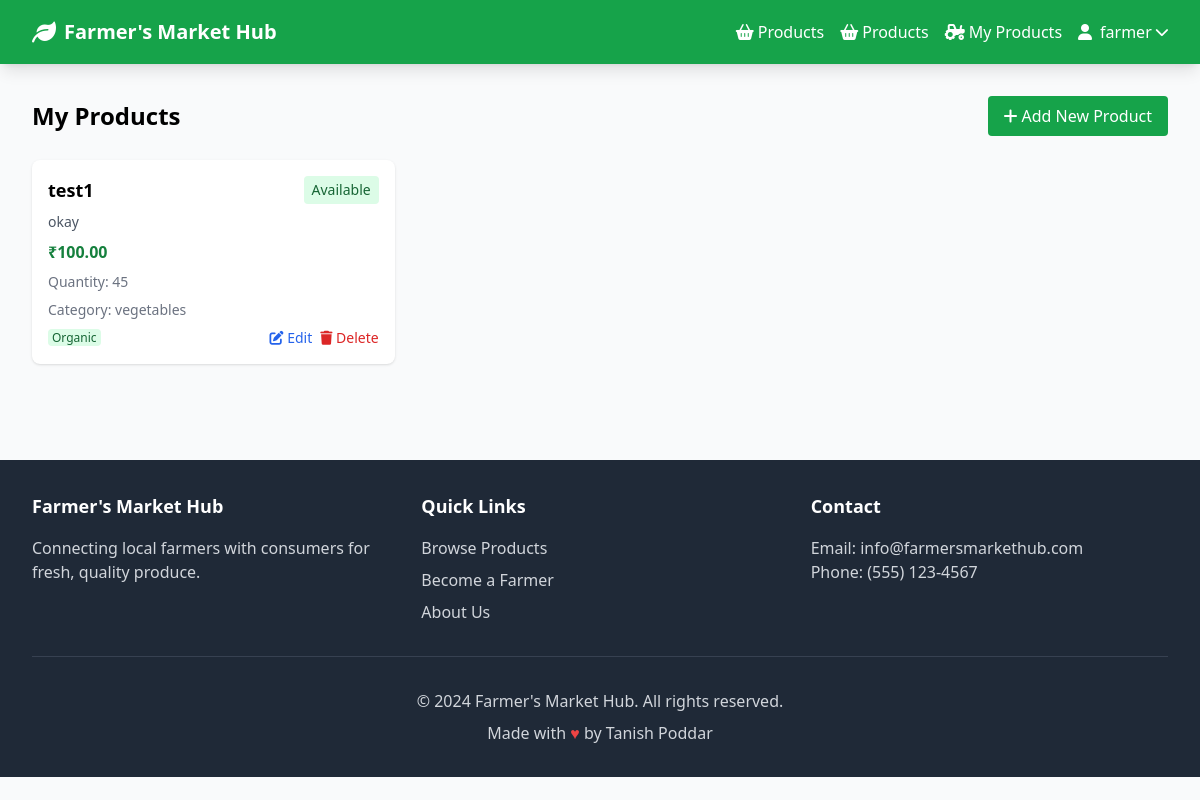
Screenshot of /farmer/products (signed in) with the database file from the repository.
### app/models.py (models this page shows, shortened)
class User(UserMixin, db.Model):
    id = db.Column(db.Integer, primary_key=True)
    username = db.Column(db.String(80), unique=True, nullable=False)
    email = db.Column(db.String(120), unique=True, nullable=False)
    password_hash = db.Column(db.String(128))
    role = db.Column(db.Enum(UserRole), default=UserRole.BUYER)
    is_approved = db.Column(db.Boolean, default=False)
    is_blocked = db.Column(db.Boolean, default=False)
    location = db.Column(db.String(200))
    phone = db.Column(db.String(20))
    created_at = db.Column(db.DateTime, default=datetime.utcnow)
    products = db.relationship('Product', backref='farmer', lazy=True)
    orders_as_buyer = db.relationship('Order', foreign_keys='Order.buyer_id', backref='buyer', lazy=True)
    orders_as_farmer = db.relationship('Order', foreign_keys='Order.farmer_id', backref='farmer', lazy=True)
    def is_farmer(self):
        return self.role == UserRole.FARMER
    def is_admin(self):
        return self.role == UserRole.ADMIN

class Product(db.Model):
    id = db.Column(db.Integer, primary_key=True)
    name = db.Column(db.String(100), nullable=False)
    description = db.Column(db.Text)
    price = db.Column(db.Float, nullable=False)
    quantity = db.Column(db.Integer, default=0)
    unit = db.Column(db.String(20), default='piece')
    organic = db.Column(db.Boolean, default=False)
    image = db.Column(db.String(200))
    available = db.Column(db.Boolean, default=True)
    pickup_available = db.Column(db.Boolean, default=True)
    delivery_available = db.Column(db.Boolean, default=False)
    delivery_fee = db.Column(db.Float, default=0.0)
    category = db.Column(db.String(50))
    farmer_id = db.Column(db.Integer, db.ForeignKey('user.id'), nullable=False)
    created_at = db.Column(db.DateTime, default=datetime.utcnow)
    updated_at = db.Column(db.DateTime, default=datetime.utcnow, onupdate=datetime.utcnow)
    order_items = db.relationship('OrderItem', backref='product', lazy=True)

### app/routes/products.py (the view)
@products_bp.route('/farmer/products')
@login_required
def farmer_products():
    if not current_user.is_farmer():
        flash('Access denied. Farmers only.', 'error')
        return redirect(url_for('main.index'))
    products = Product.query.filter_by(farmer_id=current_user.id).order_by(Product.created_at.desc()).all()
    return render_template('products/farmer_products.html', products=products)

### app/models.py (called while the page is built)
@login_manager.user_loader
def load_user(user_id):
    return User.query.get(int(user_id))

### app/templates/products/farmer_products.html (shortened to what this page needs)
{% extends 'base.html' %}
{% block content %}
<div class="flex justify-between items-center mb-6">
    <h1 class="text-2xl font-bold">My Products</h1>
    <a href="{{ url_for('products.new_product') }}" class="bg-green-600 text-white px-4 py-2 rounded hover:bg-green-700">
        <i class="fas fa-plus mr-1"></i>Add New Product
    </a>
</div>
{% if products %}
<div class="grid grid-cols-1 md:grid-cols-2 lg:grid-cols-3 gap-6">
    {% for product in products %}
    <div class="bg-white rounded-lg shadow p-4">
        <div class="flex justify-between items-start mb-2">
            <h3 class="text-lg font-bold">{{ product.name }}</h3>
            <div class="flex items-center gap-2">
                <button class="toggle-availability-btn text-sm px-2 py-1 rounded {% if product.available %}bg-green-100 text-green-800{% else %}bg-red-100 text-red-800{% endif %}" data-product-id="{{ product.id }}" data-available="{{ product.available|lower }}">
                    {{ 'Available' if product.available else 'Unavailable' }}
                </button>
            </div>
        </div>
        <p class="text-gray-600 text-sm mb-2">{{ product.description[:100] }}{% if product.description|length > 100 %}...{% endif %}</p>
        <p class="text-green-700 font-semibold mb-2">₹{{ '%.2f'|format(product.price) }}</p>
        <p class="text-sm text-gray-500 mb-2">Quantity: {{ product.quantity }}</p>
        <p class="text-sm text-gray-500 mb-2">Category: {{ product.category or 'N/A' }}</p>
        <div class="flex justify-between items-center">
            <div class="text-xs text-gray-500">
                {% if product.organic %}<span class="bg-green-100 text-green-800 px-1 rounded">Organic</span>{% endif %}
            </div>
            <div class="flex gap-2">
                <a href="{{ url_for('products.edit_product', product_id=product.id) }}" class="text-blue-600 hover:underline text-sm">
                    <i class="fas fa-edit"></i> Edit
                </a>
                <button class="delete-product-btn text-red-600 hover:underline text-sm" data-product-id="{{ product.id }}">
                    <i class="fas fa-trash"></i> Delete
                </button>
            </div>
        </div>
    </div>
    {% endfor %}
</div>
{% endif %}
{% endblock %}

### app/templates/base.html (shortened to what this page needs)
<!DOCTYPE html>
<html lang="en">
<head>
    <script src="https://cdn.tailwindcss.com"></script>
    <link rel="stylesheet" href="https://cdnjs.cloudflare.com/ajax/libs/font-awesome/6.0.0/css/all.min.css">
</head>
<body class="bg-gray-50 min-h-screen">
    <nav class="bg-green-600 text-white shadow-lg">
        <div class="max-w-7xl mx-auto px-4 sm:px-6 lg:px-8">
            <div class="flex justify-between h-16">
                <div class="flex items-center">
                    <a href="{{ url_for('main.index') }}" class="flex items-center space-x-2">
                        <i class="fas fa-leaf text-2xl"></i>
                        <span class="text-xl font-bold">Farmer's Market Hub</span>
                    </a>
                </div>
                <div class="flex items-center space-x-4">
                    <a href="{{ url_for('main.products') }}" class="hover:text-green-200 transition-colors">
                        <i class="fas fa-shopping-basket mr-1"></i>Products
                    </a>
                    {% if current_user.is_authenticated %}
                        {% if current_user.is_admin() %}
                            <a href="{{ url_for('admin.dashboard') }}" class="hover:text-green-200 transition-colors">
                                <i class="fas fa-cog mr-1"></i>Admin
                            </a>
                            <div class="relative" id="profile-dropdown">
                                <button id="profile-dropdown-btn" type="button" class="flex items-center space-x-1 hover:text-green-200 transition-colors focus:outline-none">
                                    <i class="fas fa-user mr-1"></i>
                                    <span>{{ current_user.username }}</span>
                                    <i class="fas fa-chevron-down text-sm"></i>
                                </button>
                                <div id="profile-dropdown-menu" class="absolute right-0 mt-2 w-48 bg-white rounded-md shadow-lg py-1 z-50 hidden">
                                    <a href="{{ url_for('auth.logout') }}" class="block px-4 py-2 text-gray-800 hover:bg-gray-100">
                                        <i class="fas fa-sign-out-alt mr-2"></i>Logout
                                    </a>
                                </div>
                            </div>
                        {% else %}
                            <a href="{{ url_for('main.products') }}" class="hover:text-green-200 transition-colors">
                                <i class="fas fa-shopping-basket mr-1"></i>Products
                            </a>
                            {% if current_user.is_farmer() %}
                                <a href="{{ url_for('products.farmer_products') }}" class="hover:text-green-200 transition-colors">
                                    <i class="fas fa-tractor mr-1"></i>My Products
                                </a>
                            {% endif %}
                            <div class="relative" id="profile-dropdown">
                                <button id="profile-dropdown-btn" type="button" class="flex items-center space-x-1 hover:text-green-200 transition-colors focus:outline-none">
                                    <i class="fas fa-user mr-1"></i>
                                    <span>{{ current_user.username }}</span>
                                    <i class="fas fa-chevron-down text-sm"></i>
                                </button>
                            </div>
                        {% endif %}
                    {% endif %}
                </div>
            </div>
        </div>
    </nav>
    <main class="max-w-7xl mx-auto px-4 sm:px-6 lg:px-8 py-8">
        {% block content %}{% endblock %}
    </main>
    <footer class="bg-gray-800 text-white mt-16">
        <div class="max-w-7xl mx-auto px-4 sm:px-6 lg:px-8 py-8">
            <div class="grid grid-cols-1 md:grid-cols-3 gap-8">
                <div>
                    <h3 class="text-lg font-semibold mb-4">Farmer's Market Hub</h3>
                    <p class="text-gray-300">Connecting local farmers with consumers for fresh, quality produce.</p>
                </div>
                <div>
                    <h3 class="text-lg font-semibold mb-4">Quick Links</h3>
                    <ul class="space-y-2">
                        <li><a href="{{ url_for('main.products') }}" class="text-gray-300 hover:text-white">Browse Products</a></li>
                        <li><a href="{{ url_for('main.become_farmer') }}" class="text-gray-300 hover:text-white">Become a Farmer</a></li>
                        <li><a href="{{ url_for('main.about') }}" class="text-gray-300 hover:text-white">About Us</a></li>
                    </ul>
                </div>
                <div>
                    <h3 class="text-lg font-semibold mb-4">Contact</h3>
                    <p class="text-gray-300">Email: info@farmersmarkethub.com</p>
                    <p class="text-gray-300">Phone: (555) 123-4567</p>
                </div>
            </div>
            <div class="border-t border-gray-700 mt-8 pt-8 text-center text-gray-300">
                <p>&copy; 2024 Farmer's Market Hub. All rights reserved.</p>
                <p class="mt-2">Made with <span class="text-red-500">&hearts;</span> by Tanish Poddar</p>
            </div>
        </div>
    </footer>
</body>
</html>

### rows the page displays
User: username "farmer"
Product: name "test1", available "Available", description "okay", price "100.00", quantity "45", category "vegetables", organic "Organic"
